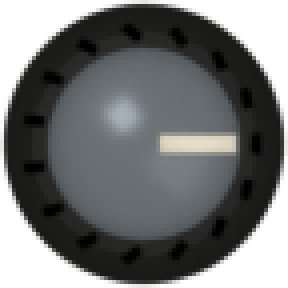
#> input picture Contents/mods/DazedPlumbing/common/media/ui/DazedPlumbing/Board/knob.png, 72 x 72 px (shown 4 times larger)
$ python -i dup_machines_post.py   (imports and definitions only)
#> lines starting #> are read from the running program, lines starting #| are printed output that depends on the picture
#> further down, picture is the input picture: PIL image 72x72 RGBA; mean R, G, B, A 50, 52.1, 52.9, 189.2
"""Grade and shrink dup_machines_render.py output exactly like DazedPower (tools/grade_all.py + tools/import_art.py).

    python3 dup_machines_post.py <render out dir> <final dir>
<render out>/cells/<index>.png (256x512, with <index>_m.png for a tank piece) -> <final>/cells/<index>.png (128x256)
<render out>/icons/Item_*.png (256x256)  -> <final>/icons/Item_*.png (32x32)
"""
import sys
from pathlib import Path
from PIL import Image, ImageChops, ImageEnhance, ImageFilter

CW, CH = 128, 256
SHADOW = 0.85                                    # strength of the contact shadow pass


def grade(im):                                   # grade_all.py
    a = im.getchannel("A")
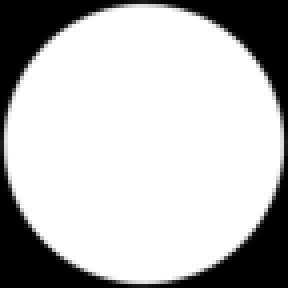
#> a: PIL image 72x72 L (shown 4 times larger); min 0, max 255, mean 189.2
    rgb = ImageEnhance.Contrast(ImageEnhance.Color(im.convert("RGB")).enhance(0.86)).enhance(0.94)
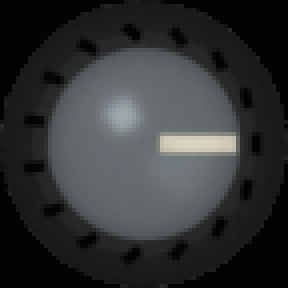
#> rgb: PIL image 72x72 RGB (shown 4 times larger); mean R, G, B 49.6, 51.3, 52
    rgb = Image.merge("RGB", [c.point(lambda v, k=k: min(255, int(v * k))) for c, k in zip(rgb.split(), (1.02, 1.0, 0.95))])
    out = rgb.convert("RGBA"); out.putalpha(a); return out


def shrink(im):                                  # import_art.py
    small = im.convert("RGBa").resize((CW, CH), Image.LANCZOS)
    small = small.filter(ImageFilter.UnsharpMask(radius=0.8, percent=70, threshold=1))
    return small.convert("RGBA")


def icon(im):                                    # import_art.py
    im = im.crop(im.getbbox()).convert("RGBa")
    im.thumbnail((30, 30), Image.LANCZOS)
    im = im.filter(ImageFilter.UnsharpMask(radius=0.6, percent=60, threshold=1)).convert("RGBA")
    out = Image.new("RGBA", (32, 32), (0, 0, 0, 0))
    out.alpha_composite(im, ((32 - im.width) // 2, (32 - im.height) // 2))
    return out


def main(src, dst):
    src, dst = Path(src), Path(dst)
    (dst / "cells").mkdir(parents=True, exist_ok=True); (dst / "icons").mkdir(parents=True, exist_ok=True)
    n = 0
    for p in sorted((src / "cells").glob("*.png")):
        if not p.stem.isdigit(): continue
        im = Image.open(p).convert("RGBA")
        mp = p.with_name(p.stem + "_m.png")                     # a tank piece keeps only its own square
        if mp.exists():                                          # (grown a pixel so neighbours close up, as pack_art.py)
            keep = Image.open(mp).convert("RGBA").getchannel("R").filter(ImageFilter.MaxFilter(3))
            im.putalpha(ImageChops.multiply(im.getchannel("A"), keep))
        im = grade(im)
        sp =p.with_name(p.stem + "_s.png")                     # contact shadow pass: laid under the machine
        if sp.exists():
            sh = Image.open(sp).convert("RGBA")
            a = sh.getchannel("A")
            vals = sorted(v for v in (a.get_flattened_data() if hasattr(a, "get_flattened_data") else a.getdata()) if v > 0)
            base = vals[len(vals) // 2] + 6 if vals else 0       # the catcher's flat sky-fill darkening: drop it,
            a = a.point(lambda v: max(0, min(255, int((v - base) * 255 / max(1, 255 - base) * SHADOW))))  # keep the contact
            sh = Image.new("RGBA", sh.size, (24, 22, 18, 0)); sh.putalpha(a)
            sh.alpha_composite(im); im = sh
        shrink(im).save(dst / "cells" / p.name); n += 1
    for p in sorted((src / "icons").glob("*.png")):
        icon(grade(Image.open(p).convert("RGBA"))).save(dst / "icons" / p.name); n += 1
    print(n, "files")


# [2 lines not run here, left out]

>>> from PIL import Image
>>> picture = Image.open('../../common/media/ui/DazedPlumbing/Board/knob.png')
>>> result = grade(picture)

$ run again, on Contents/mods/DazedPlumbing/common/media/ui/DazedPlumbing/Board/wheel_open.png
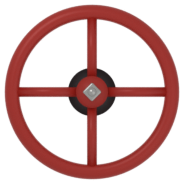
#> input picture Contents/mods/DazedPlumbing/common/media/ui/DazedPlumbing/Board/wheel_open.png, 184 x 184 px
#> picture is the input picture: PIL image 184x184 RGBA; mean R, G, B, A 52.9, 22.1, 20.8, 82.3
#> in grade, `a = im.getchannel("A")`:
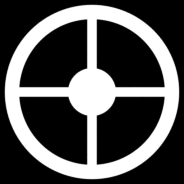
#> a: PIL image 184x184 L; min 0, max 255, mean 82.3
#> in grade, `rgb = ImageEnhance.Contrast(ImageEnhance.Color(im.convert("RGB")).enha..`:
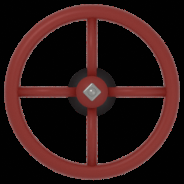
#> rgb: PIL image 184x184 RGB; mean R, G, B 47.9, 23, 21.8
